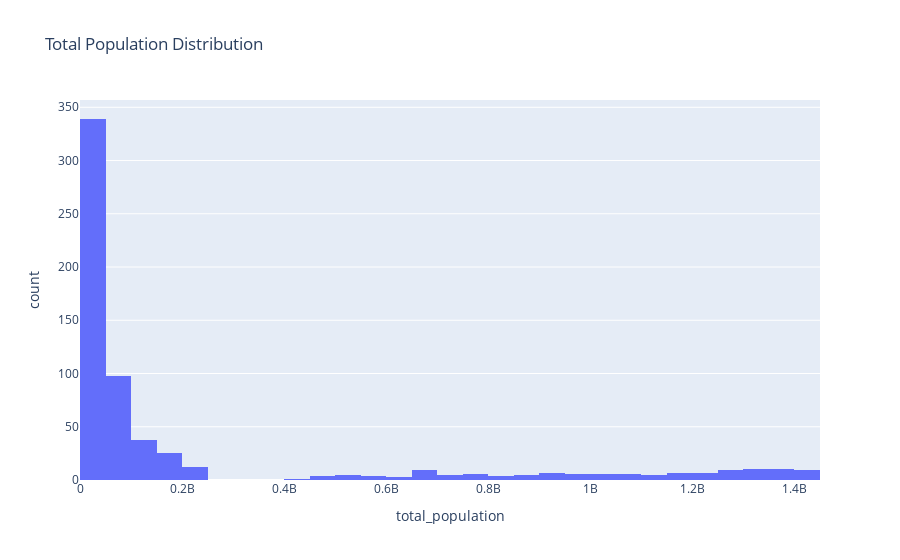

Notebook code for this chart:
### Code cell
# plotly for histogram
fig = px.histogram(df, x='total_population', nbins=50, title='Total Population Distribution')
fig.show()

### Figure 1 — Plotly figure (JSON) as saved in the notebook; plotly's stock layout.template omitted (floating-point values rounded to 4 significant figures; data arrays with more than 128 entries replaced by an {"elided": "..."} marker saying what was removed)
{"data": [{"alignmentgroup": "True", "bingroup": "x", "hovertemplate": "total_population=%{x}<br>count=%{y}<extra></extra>", "legendgroup": "", "marker": {"color": "#636efa", "pattern": {"shape": ""}}, "name": "", "nbinsx": 50, "offsetgroup": "", "orientation": "v", "showlegend": false, "type": "histogram", "x": {"elided": "640 int values"}, "xaxis": "x", "yaxis": "y"}], "layout": {"barmode": "relative", "legend": {"tracegroupgap": 0}, "title": {"text": "Total Population Distribution"}, "xaxis": {"anchor": "y", "domain": [0, 1], "title": {"text": "total_population"}}, "yaxis": {"anchor": "x", "domain": [0, 1], "title": {"text": "count"}}}}
